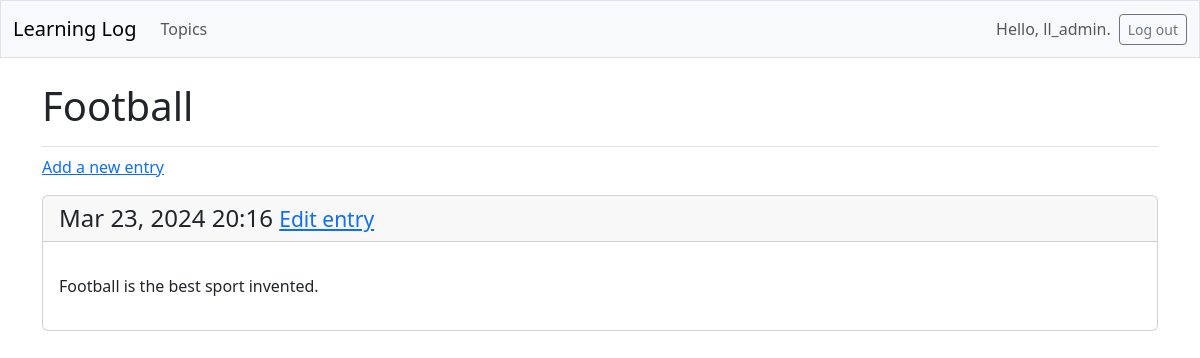
The page /topics/3/ (signed in) on the database its author committed.
### learning_logs/models.py (models this page shows, shortened)
class Topic (models.Model):
    text = models.CharField(max_length=200)
    date_added = models.DateTimeField(auto_now_add=True)
    owner = models.ForeignKey(User, on_delete=models.CASCADE)

class Entry(models.Model):
    topic = models.ForeignKey(Topic, on_delete=models.CASCADE)
    text = models.TextField()
    date_added = models.DateTimeField(auto_now_add=True)
    class Meta:
        verbose_name_plural = 'entries'

### learning_logs/views.py (the view)
# urls.py: path('topics/<int:topic_id>/', views.topic, name = 'topic'),
@login_required
def topic (request, topic_id):
    topic = Topic.objects.get(id = topic_id)
    check_topic_owner(request, topic.id)
    entries = topic.entry_set.order_by('-date_added')
    context = {'topic': topic, 'entries': entries}
    return render(request, 'learning_logs/topic.html', context)

### learning_logs/views.py (called while the page is built)
def check_topic_owner (request, topic_id):
    topic = Topic.objects.get(id = topic_id)
    if topic.owner != request.user:
        raise Http404
    return topic

### learning_logs/templates/learning_logs/topic.html
{% extends 'learning_logs/base.html' %}
{% block page_header %}
    <h1>{{ topic.text }}</h1>
{% endblock page_header %}
{% block content %}
    <p>
        <a href="{% url 'learning_logs:new_entry' topic.id %}">
            Add a new entry</a>
    </p>
    {% for entry in entries %}
        <div class="card mb-3">
            <h4 class = "card-header">
                {{ entry.date_added|date:'M d, Y H:i' }}
                <small><a href="{% url 'learning_logs:edit_entry' entry.id %}">
                        Edit entry</a></small>
            </h4>
            <div class="card-body">
                <p class="card-text">{{ entry.text|linebreaks }}</p></div>
        </div>
    {% empty %}
        <li>No entries have been added yet.</li>
    {% endfor %}
{% endblock content %}

### learning_logs/templates/learning_logs/base.html (shortened to what this page needs)
<!doctype html>
<html lang = 'eng'>
<head>
    {% load django_bootstrap5 %}
    {% bootstrap_css %}
</head>
<body>
    <nav class="navbar navbar-expand-md navbar-light bg-light mb-4 border">
        <div class="container-fluid">
            <a class="navbar-brand" href="{% url 'learning_logs:index' %}">
                Learning Log</a>
            <div class="collapse navbar-collapse" id="navbarCollapse">
                <ul class="navbar-nav me-auto mb-2 mb-md-0">
                    <li class="nav-item">
                        <a class="nav-link"
                        href="{% url 'learning_logs:topics' %}">Topics</a>
                    </li>
                </ul>
                <ul class="navbar-nav ms-auto mb-2 mb-md-0">
                    {% if user.is_authenticated %}
                    <li class="nav-item">
                        <span class="nav-link">Hello, {{ user.username }}.
                        </span></li>
                    {% endif %}
                </ul>
                {% if user.is_authenticated %}
                <form action="{% url 'accounts:logout' %}" method="post">
                    <button type="submit"
                        class="btn btn-outline-secondary btn-sm">
                        Log out</button>
                </form>
                {% endif %}
        </div>
    </nav>
    <main class="container">
        <div class="pb-2 mb-2 border-bottom">
            {% block page_header %}{% endblock page_header %}
        </div>
        <div>
            {% block content %}{% endblock content %}
        </div>
    </main>
</body>
</html>

### rows shown on the page
Topic: text "Football"
Entry: date_added "Mar 23, 2024 20:16", text "Football is the best sport invented."

### other values the page prints
{{ user.username }} "ll_admin"
